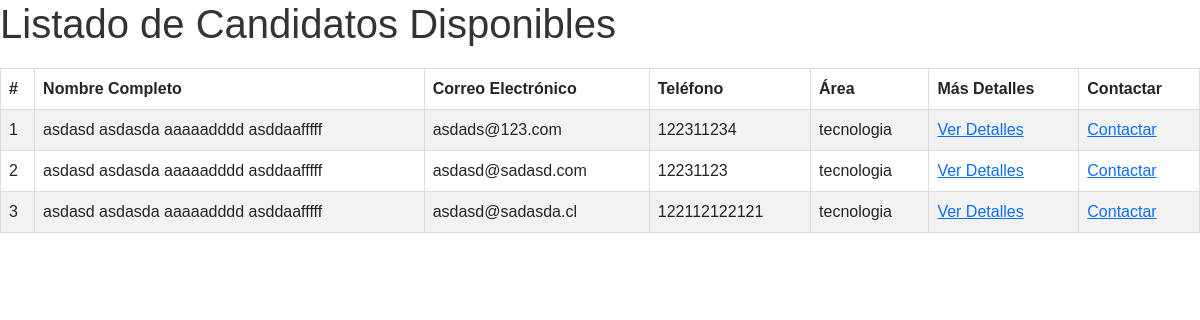
The app's page /App_curriculums/Home/emplst, older data.
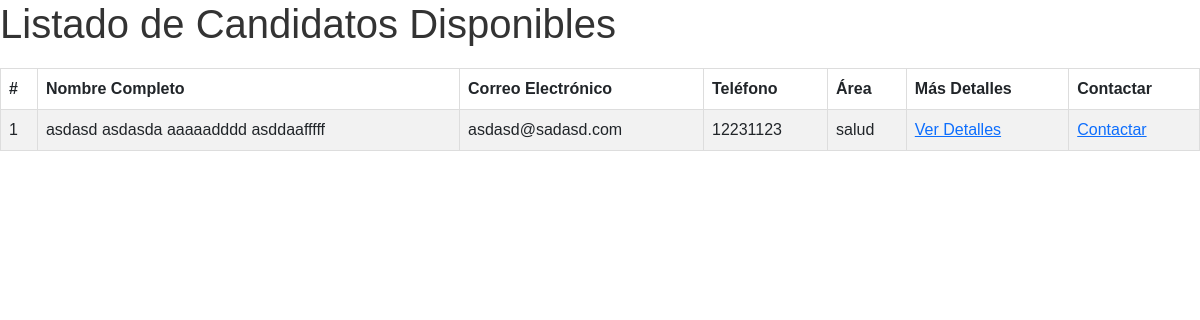
The same page, newer data.
### App_curriculums/models.py (models this page shows)
class Curriculums(models.Model):
    id = models.AutoField(primary_key=True, null=False,unique=True)
    nombre_completo = models.CharField(max_length=162, null=True, blank= True)
    email = models.EmailField(max_length=254, null=False, blank=False, unique=True)
    nombre_usu = models.ForeignKey(Usuarios, on_delete=models.CASCADE, to_field='nombre_usu')
    telefono = models.IntegerField(null=True,blank=True,unique=True)
    area = models.CharField(max_length=254,blank=True,null=False,default='Area no especificada')
    puntaje = models.IntegerField(null=True, blank=True)
    deleted_at = models.DateTimeField(null=True, blank=True)

### App_curriculums/views.py (the view)
# urls.py: path('/Home/emplst',views.lista_empleados,name='Listado_empleados'),
def lista_empleados(request):
    curriculums = Curriculums.objects.all().order_by('-puntaje')
    return render(request, 'html/lista_candidatos.html', {'curriculums': curriculums})

### App_curriculums/templates/html/lista_candidatos.html (shortened to what this page needs)
{% load static %}
<!DOCTYPE html>
<html lang="es">
<head>
    <link rel="stylesheet" type="text/css" href="https://cdn.jsdelivr.net/npm/bootstrap@5.3.0/dist/css/bootstrap.min.css">
    <link rel="stylesheet" href="{% static 'App_curriculums/css/lista_candidatos.css' %}">
</head>
<body>
<h1>Listado de Candidatos Disponibles</h1>
<table class="table table-striped">
    <thead>
        <tr>
            <th>#</th>
            <th>Nombre Completo</th>
            <th>Correo Electrónico</th>
            <th>Teléfono</th>
            <th>Área</th>
            <th>Más Detalles</th>
            <th>Contactar</th>
        </tr>
    </thead>
    <tbody>
        {% for curriculum in curriculums %}
            <tr>
                <td>{{ forloop.counter }}</td>
                <td>{{ curriculum.nombre_completo }}</td>
                <td>{{ curriculum.email }}</td>
                <td>{{ curriculum.telefono }}</td>
                <td>{{ curriculum.area }}</td>
                <td><a href="#">Ver Detalles</a></td>
                <td><a href="#">Contactar</a></td>
            </tr>
        {% endfor %}
    </tbody>
</table>
</body>
</html>

Row changes from the older to the newer data that the page shows:
removed Curriculums: nombre_completo "asdasd asdasda aaaaadddd asddaafffff", email "asdads@123.com", telefono "122311234", area "tecnologia"
removed Curriculums: nombre_completo "asdasd asdasda aaaaadddd asddaafffff", email "asdasd@sadasda.cl", telefono "122112122121", area "tecnologia"
changed Curriculums "asdasd asdasda aaaaadddd asddaafffff": area "tecnologia" → "salud"
